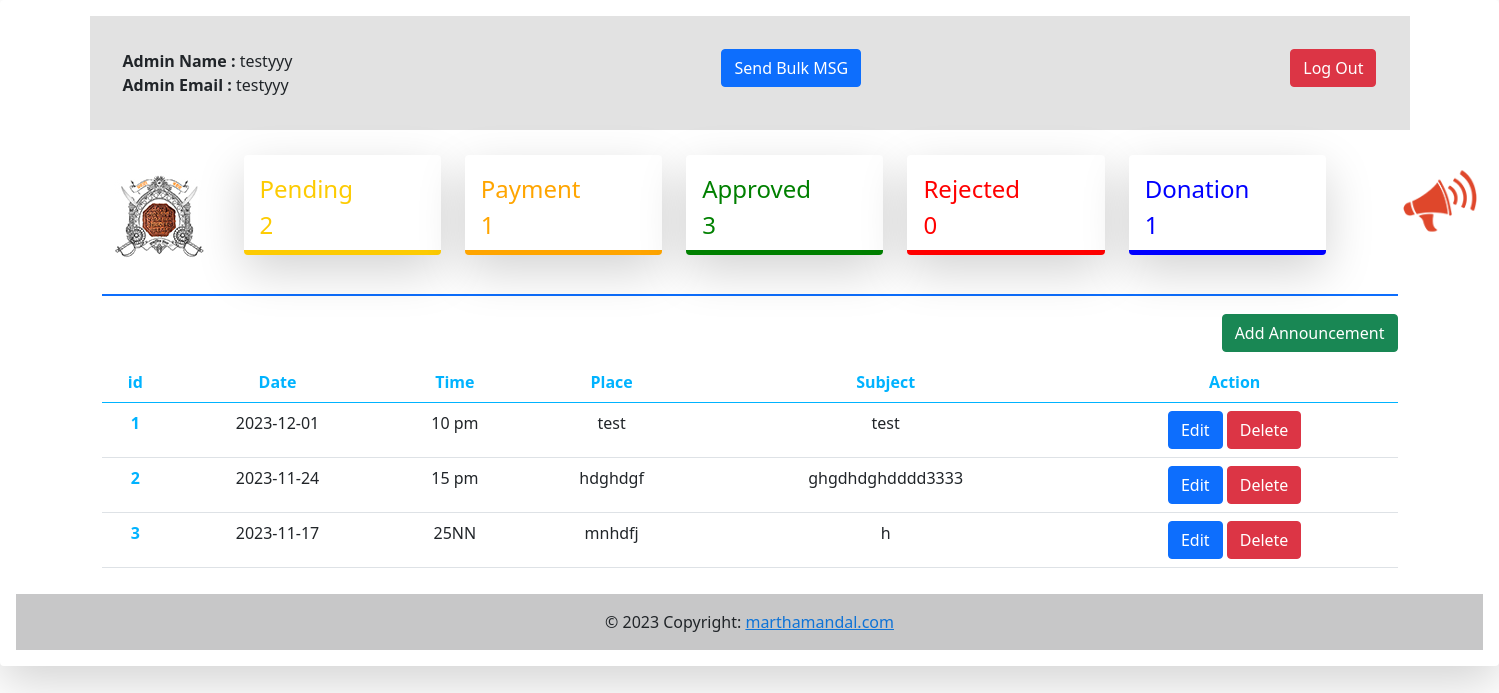
Screenshot of /admindashboard/announcement.php (signed in) with the database file from the repository.
### tables this page shows
CREATE TABLE `announcement` (
  `id` int(11) NOT NULL,
  `subject` varchar(255) NOT NULL,
  `place` varchar(255) NOT NULL,
  `date` varchar(100) NOT NULL,
  `time` varchar(100) NOT NULL,
  `is_active` int(11) NOT NULL DEFAULT 1,
  `created_at` datetime NOT NULL DEFAULT current_timestamp(),
  `updated_at` datetime NOT NULL DEFAULT current_timestamp()
);

### admindashboard/announcement.php (the view, shortened to what this page needs)
<?php
include 'header.php';
require_once "../config/db.php";
$sql = "SELECT * FROM announcement WHERE is_active='1'";
$result = mysqli_query($mysqli, $sql);
?>
<div class="col-sm-12" style="padding:10px">
    <div class="container">
        <div class="text-right" style="text-align: end">
        <button type="button" class="btn btn-success announcementBtn" data-type="add" >Add Announcement</button>
        <br>
        </div>
        <table class="table">
            <thead>
                <tr>
                    <th scope="col">id</th>
                    <th scope="col">Date</th>
                    <th scope="col">Time</th>
                    <th scope="col">Place</th>
                    <th scope="col">Subject</th>
                    <th scope="col">Action</th>
                </tr>
            </thead>
            <tbody>
            <?php
                $count = 1;
                while ($row = mysqli_fetch_assoc($result)) {
                $date = $row['date'];
                $time = $row['time'];
                $place = $row['place'];
                $subject = $row['subject'];
            ?>
                <tr class="text-center">
                    <th scope="row"><?php echo $count; ?></th>
                    <td><?php echo $date; ?></td>
                    <td><?php echo $time; ?></td>
                    <td><?php echo $place; ?></td>
                    <td><?php echo $subject; ?></td>
                    <td>
                        <button type="button" class="btn btn-primary editAnnouncement announcementBtn" data-type="edit" data-id="<?php echo $row['id']; ?>">Edit</button>
                        <button type="button" class="btn btn-danger deleteAnnouncementBtn" data-id="<?php echo $row['id']; ?>">Delete </button>
                    </td>
                </tr>
            <?php
                $count++;
                }
            ?>
            </tbody>
        </table>
    </div>
</div>
<?php include 'footer.php'; ?>
</div>

### admindashboard/assets/css/style.css (style rules this page uses)
.table th { text-align: center; height: 50px; color: rgb(0, 179, 255); font-size: 16px; }

### rows the page displays
announcement: date "2023-12-01", time "10 pm", place "test", subject "test"
announcement: date "2023-11-24", time "15 pm", place "hdghdgf", subject "ghgdhdghdddd3333"
announcement: date "2023-11-17", time "25NN", place "mnhdfj", subject "h"

### other values shown
$_SESSION['name'] "testyyy"
$_SESSION['username'] "testyyy"
$pendingCount "2"
$paymentCount "1"
$approveCount "3"
$rejectCount "0"
$donationCount "1"
